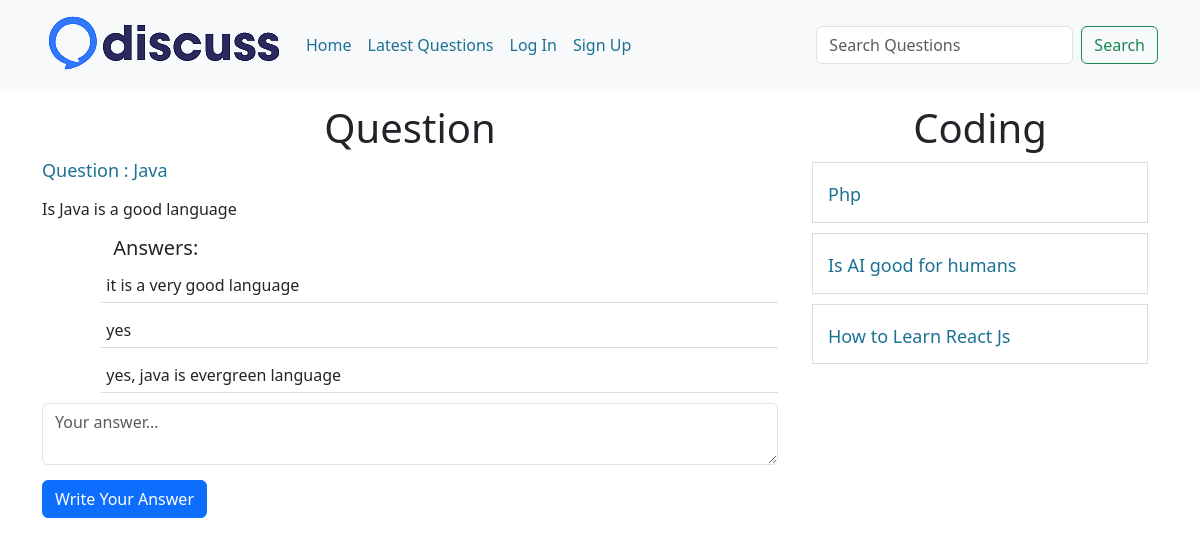
The app's page /?q-id=2 with its own data.
### tables this page shows
CREATE TABLE IF NOT EXISTS `questions` (
  `id` int NOT NULL AUTO_INCREMENT,
  `title` varchar(255) NOT NULL,
  `description` varchar(255) NOT NULL,
  `category_id` int NOT NULL,
  `user_id` int NOT NULL,
  `created_at` datetime NOT NULL DEFAULT CURRENT_TIMESTAMP,
  PRIMARY KEY (`id`)
);

CREATE TABLE IF NOT EXISTS `answers` (
  `id` int NOT NULL AUTO_INCREMENT,
  `answer` varchar(255) NOT NULL,
  `question_id` int NOT NULL,
  `user_id` int NOT NULL,
  `created_at` datetime NOT NULL DEFAULT CURRENT_TIMESTAMP,
  PRIMARY KEY (`id`)
);

CREATE TABLE IF NOT EXISTS `category` (
  `id` int NOT NULL AUTO_INCREMENT,
  `name` varchar(100) NOT NULL,
  `created_at` datetime NOT NULL DEFAULT CURRENT_TIMESTAMP,
  PRIMARY KEY (`id`)
);

### client/question-details.php (the view, shortened to what this page needs)
<div class="container">
    <div class="row">
        <div class="col-8">
            <h1 class="heading margin-top-15">Question</h1>
            <?php
            include("./common/connection.php");
            $query = "SELECT * FROM `questions` WHERE `id` = $qid";
            $result = mysqli_query($conn, $query);
            $row = mysqli_fetch_assoc($result);
            $cid = $row["category_id"];
            echo "<h4 class='margin-bottom-15 question-title'>Question : " . $row["title"] . "</h4>
            <p class='margin-bottom-15'>" . $row["description"] . "</p>
            ";
            include("answers.php");
            ?>
            <form action="./server/requests.php" method="post">
                <textarea class="form-control margin-bottom-15" name="answer" placeholder="Your answer..."></textarea>
                <button class="btn btn-primary">Write Your Answer</button>
            </form>
        </div>
        <div class="col-4">
            <?php
                $categoryQuery = "SELECT name FROM `category` WHERE `id` = $cid";
                $categoryResult = mysqli_query($conn, $categoryQuery);
                $categoryRow = mysqli_fetch_assoc($categoryResult);
                echo "<h1 class='heading margin-top-15'>". ucfirst($categoryRow['name']) ."</h1>";
                $query = "SELECT * FROM `questions` WHERE `category_id` = $cid && `id` != $qid";
                $result = mysqli_query($conn, $query);
                foreach($result as $row){
                    $id = $row['id'];
                    $title = $row['title'];
                    echo "<div class='question-list'>
                    <h4><a href='?q-id=$id'>$title</a></h4>
                    </div>";
                }
            ?>
        </div>
    </div>
</div>

### client/answers.php
<div class="container">
    <div class="offset-sm-1">
        <h5>Answers: </h5>
        <?php
        $query = "SELECT * FROM `answers` WHERE `question_id` = $qid";
        $result = mysqli_query($conn, $query);
        foreach ($result as $row) {
            $answer = $row['answer'];
            echo "<div class='row'>
            <p class='answer-wrapper'>$answer</p>
            </div>";
        }
        ?>
    </div>
</div>

### public/style.css (style rules this page uses)
a { color: #1c7194 !important; }
.heading { text-align: center; }
.margin-top-15 { margin-top: 15px; }
.margin-bottom-15 { margin-bottom: 15px; }
.question-list, .category-list { border: 1px solid #ddd; padding: 15px; margin: 10px; }
.question-list h4, .question-title h4, .category-list h4 { padding: 0; margin: 0; }
.question-list a, .question-title, .category-list a { font-size: 18px; text-decoration: none; color: #1c7194 !important; }
.answer-wrapper { border-bottom: 1px solid #ddd; margin-bottom: 10px; padding: 5px; }

### records on screen
questions: title "Java", description "Is Java is a good language"
answers: answer "it is a very good language"
answers: answer "yes"
answers: answer "yes, java is evergreen language"
category: name "Coding"
questions: title "Php"
questions: title "Is AI good for humans"
questions: title "How to Learn React Js"
